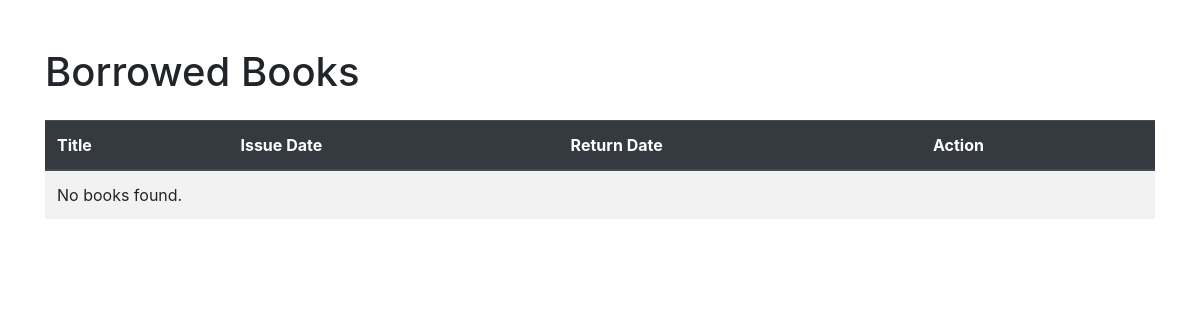
The page /return_book.php?data=1 on the database as committed earlier.
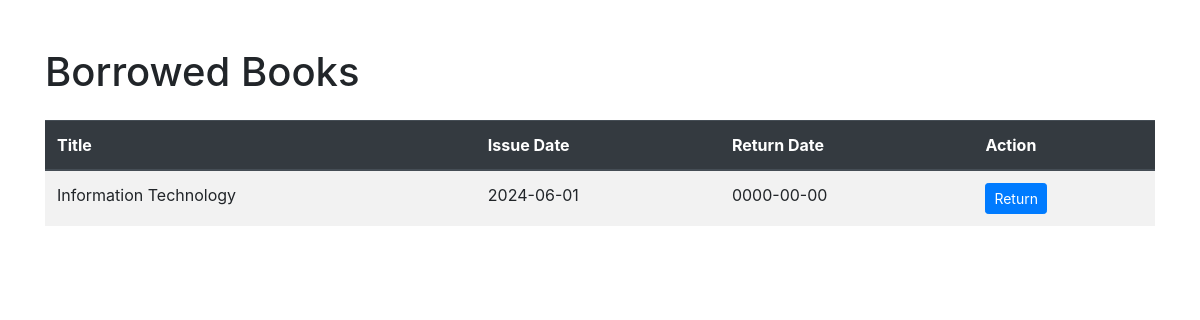
The same page on the database as committed later.
### tables this page shows
CREATE TABLE `borrowed_books` (
  `bookID` int(10) NOT NULL,
  `studentID` int(10) NOT NULL,
  `issue_date` date NOT NULL,
  `return_date` date NOT NULL
);

CREATE TABLE `books` (
  `book_id` int(11) NOT NULL,
  `title` varchar(255) NOT NULL,
  `author` varchar(255) NOT NULL,
  `quantity_available` int(11) NOT NULL,
  `categoryID` int(11) DEFAULT NULL,
  `published` date DEFAULT NULL,
  `description` varchar(100) DEFAULT NULL
);

### return_book.php (the view, shortened to what this page needs)
<?php
require_once 'config.php';
$borrowedBooks = [];
if (isset($_GET['data'])) {
    $borrowerID = json_decode(urldecode($_GET['data']), true);
    if ($borrowerID !== null) {
        $sql = "SELECT books.book_id, books.title, borrowed_books.issue_date, borrowed_books.return_date
                FROM borrowed_books
                INNER JOIN books ON borrowed_books.bookID = books.book_id
                WHERE borrowed_books.studentID = ?";
        $stmt = mysqli_prepare($conn, $sql);
        if ($stmt) {
            mysqli_stmt_bind_param($stmt, 'i', $borrowerID);
            mysqli_stmt_execute($stmt);
            $result = mysqli_stmt_get_result($stmt);
            if ($result && mysqli_num_rows($result) > 0) {
                while ($row = mysqli_fetch_assoc($result)) {
                    $borrowedBooks[] = $row;
                }
            }
        } else {
            echo "Error preparing statement: " . mysqli_error($conn);
        }
    } else {
        echo "Invalid borrower ID.";
    }
}
?>
<!DOCTYPE html>
<html lang="en">
<head>
    <link href="https://maxcdn.bootstrapcdn.com/bootstrap/4.5.2/css/bootstrap.min.css" rel="stylesheet">
</head>
<body>
    <div class="container mt-5">
        <h1 class="mb-4">Borrowed Books</h1>
        <table id="booksTable" class="table table-striped">
            <thead class="thead-dark">
                <tr>
                    <th>Title</th>
                    <th>Issue Date</th>
                    <th>Return Date</th>
                    <th>Action</th>
                </tr>
            </thead>
            <tbody>
                <?php if (empty($borrowedBooks)): ?>
                <tr>
                    <td colspan="4">No books found.</td>
                </tr>
                <?php else: ?>
                <?php foreach ($borrowedBooks as $book): ?>
                <tr>
                    <td><?php echo htmlspecialchars($book['title']); ?></td>
                    <td><?php echo htmlspecialchars($book['issue_date']); ?></td>
                    <td><?php echo htmlspecialchars($book['return_date']); ?></td>
                    <td>
                        <form method="post">
                            <button type="submit" class="btn btn-sm btn-primary" name="return">Return</button>
                        </form>
                    </td>
                </tr>
                <?php endforeach; ?>
                <?php endif; ?>
            </tbody>
        </table>
    </div>
</body>
</html>

Rows that differ between the two databases and show on the page:
added borrowed_books: bookID.title "Information Technology", issue_date "2024-06-01", return_date "0000-00-00"
Other text that changed with them:
text no longer shown: "No books found."
